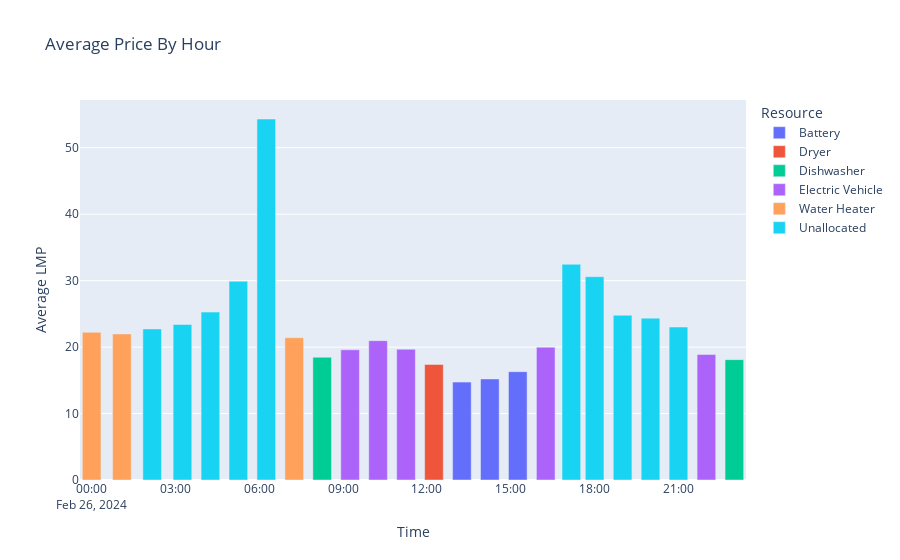

Notebook code cell kept with this figure:
### Markdown cell above
## Allocate resources by priority, to windows of time with lowest price
**Note**: In this simple implementation we do not consider that the resources could be allocated in parallel

We can see that the windows with highest price remain unallocated to our resources.

### Code cell
from operator import itemgetter
from allocator import allocate_resources


def get_resources():
    return [
        {"name": "Battery", "hours": 3, "priority": 1},
        {"name": "Dryer", "hours": 1, "priority": 2},
        {"name": "Dishwasher", "hours": 2, "priority": 3},
        {"name": "Electric Vehicle", "hours": 5, "priority": 4},
        {"name": "Water Heater", "hours": 3, "priority": 5},
    ]

def allocate_resources_by_price(resources, price_data_averaged_by_hour):
    # allocate our resources to windows with lowest price
    price_data_averaged_by_hour_sorted = sorted(price_data_averaged_by_hour, key=itemgetter(1))
    return allocate_resources(resources, price_data_averaged_by_hour_sorted)

def show_chart_with_color(data, color_col, x_col, y_col, chart_title):
    data_df = pd.DataFrame(data, columns=[color_col, x_col, y_col])
    fig = px.bar(data_df, x=x_col, y=y_col, title=chart_title, color=color_col)
    fig.show()

resources = get_resources()
price_data_with_resources_allocated = allocate_resources_by_price(resources, price_data_averaged_by_hour)
show_chart_with_color(price_data_with_resources_allocated, "Resource", "Time", "Average LMP", "Average Price By Hour")

### Figure 1 — Plotly figure (JSON) as saved in the notebook; plotly's stock layout.template omitted (floating-point values rounded to 4 significant figures)
{"data": [{"alignmentgroup": "True", "hovertemplate": "Resource=Battery<br>Time=%{x}<br>Average LMP=%{y}<extra></extra>", "legendgroup": "Battery", "marker": {"color": "#636efa", "pattern": {"shape": ""}}, "name": "Battery", "offsetgroup": "Battery", "orientation": "v", "showlegend": true, "textposition": "auto", "type": "bar", "x": ["2024-02-26T13:15:00-05:00", "2024-02-26T14:15:00-05:00", "2024-02-26T15:15:00-05:00"], "xaxis": "x", "y": [14.73, 15.21, 16.3], "yaxis": "y"}, {"alignmentgroup": "True", "hovertemplate": "Resource=Dryer<br>Time=%{x}<br>Average LMP=%{y}<extra></extra>", "legendgroup": "Dryer", "marker": {"color": "#EF553B", "pattern": {"shape": ""}}, "name": "Dryer", "offsetgroup": "Dryer", "orientation": "v", "showlegend": true, "textposition": "auto", "type": "bar", "x": ["2024-02-26T12:15:00-05:00"], "xaxis": "x", "y": [17.39], "yaxis": "y"}, {"alignmentgroup": "True", "hovertemplate": "Resource=Dishwasher<br>Time=%{x}<br>Average LMP=%{y}<extra></extra>", "legendgroup": "Dishwasher", "marker": {"color": "#00cc96", "pattern": {"shape": ""}}, "name": "Dishwasher", "offsetgroup": "Dishwasher", "orientation": "v", "showlegend": true, "textposition": "auto", "type": "bar", "x": ["2024-02-26T23:00:00-05:00", "2024-02-26T08:15:00-05:00"], "xaxis": "x", "y": [18.11, 18.47], "yaxis": "y"}, {"alignmentgroup": "True", "hovertemplate": "Resource=Electric Vehicle<br>Time=%{x}<br>Average LMP=%{y}<extra></extra>", "legendgroup": "Electric Vehicle", "marker": {"color": "#ab63fa", "pattern": {"shape": ""}}, "name": "Electric Vehicle", "offsetgroup": "Electric Vehicle", "orientation": "v", "showlegend": true, "textposition": "auto", "type": "bar", "x": ["2024-02-26T22:00:00-05:00", "2024-02-26T09:15:00-05:00", "2024-02-26T11:15:00-05:00", "2024-02-26T16:15:00-05:00", "2024-02-26T10:15:00-05:00"], "xaxis": "x", "y": [18.88, 19.6, 19.68, 19.98, 20.97], "yaxis": "y"}, {"alignmentgroup": "True", "hovertemplate": "Resource=Water Heater<br>Time=%{x}<br>Average LMP=%{y}<extra></extra>", "legendgroup": "Water Heater", "marker": {"color": "#FFA15A", "pattern": {"shape": ""}}, "name": "Water Heater", "offsetgroup": "Water Heater", "orientation": "v", "showlegend": true, "textposition": "auto", "type": "bar", "x": ["2024-02-26T07:15:00-05:00", "2024-02-26T01:05:00-05:00", "2024-02-26T00:00:00-05:00"], "xaxis": "x", "y": [21.41, 21.98, 22.22], "yaxis": "y"}, {"alignmentgroup": "True", "hovertemplate": "Resource=Unallocated<br>Time=%{x}<br>Average LMP=%{y}<extra></extra>", "legendgroup": "Unallocated", "marker": {"color": "#19d3f3", "pattern": {"shape": ""}}, "name": "Unallocated", "offsetgroup": "Unallocated", "orientation": "v", "showlegend": true, "textposition": "auto", "type": "bar", "x": ["2024-02-26T02:10:00-05:00", "2024-02-26T21:00:00-05:00", "2024-02-26T03:15:00-05:00", "2024-02-26T20:00:00-05:00", "2024-02-26T19:00:00-05:00", "2024-02-26T04:15:00-05:00", "2024-02-26T05:15:00-05:00", "2024-02-26T18:00:00-05:00", "2024-02-26T17:10:00-05:00", "2024-02-26T06:15:00-05:00"], "xaxis": "x", "y": [22.73, 23.02, 23.41, 24.36, 24.8, 25.27, 29.91, 30.6, 32.47, 54.33], "yaxis": "y"}], "layout": {"autosize": true, "barmode": "relative", "legend": {"title": {"text": "Resource"}, "tracegroupgap": 0}, "title": {"text": "Average Price By Hour"}, "xaxis": {"anchor": "y", "autorange": true, "domain": [0, 1], "range": ["2024-02-25 23:35", "2024-02-26 23:25"], "title": {"text": "Time"}, "type": "date"}, "yaxis": {"anchor": "x", "autorange": true, "domain": [0, 1], "range": [0, 57.19], "title": {"text": "Average LMP"}, "type": "linear"}}}
